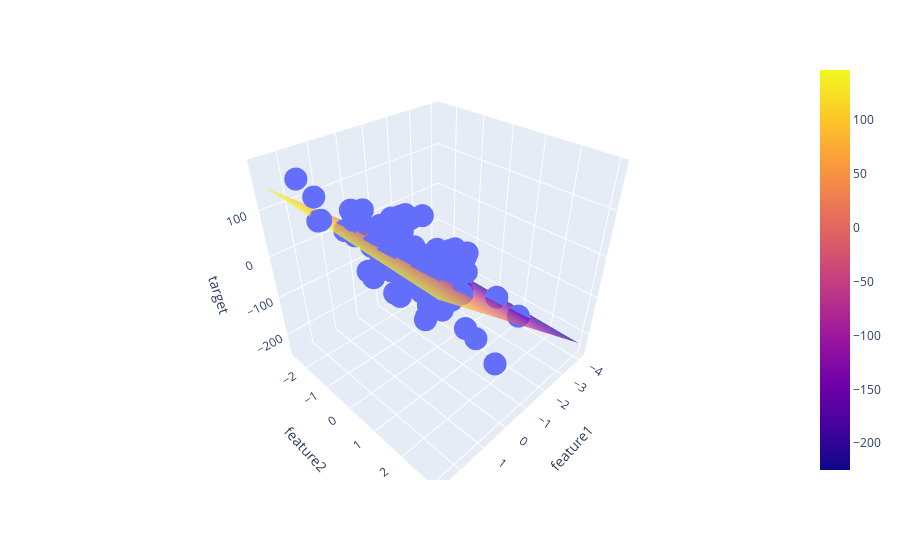

The cell this chart's notebook holds for it:
### Code cell
x = np.linspace(df['feature1'].min(), df['feature1'].max(), 10)
y = np.linspace(df['feature2'].min(), df['feature2'].max(), 10)

xGrid, yGrid = np.meshgrid(x, y)

final = np.vstack((xGrid.ravel(), yGrid.ravel())).T

z_final = lr.predict(final).reshape(10, 10)
z = z_final 

fig = px.scatter_3d(df, x='feature1', y='feature2', z='target')
fig.add_trace(go.Surface(x=x, y=y, z=z, opacity=0.7, ))
fig.show()
